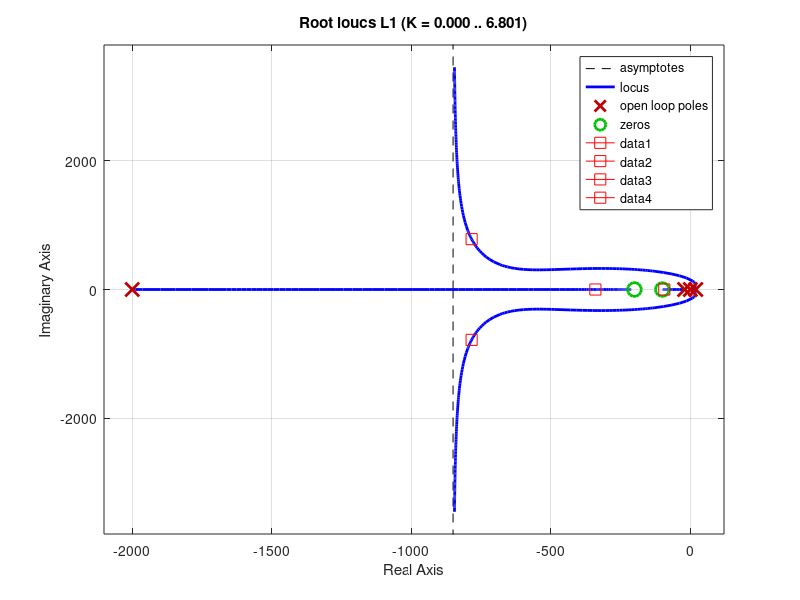
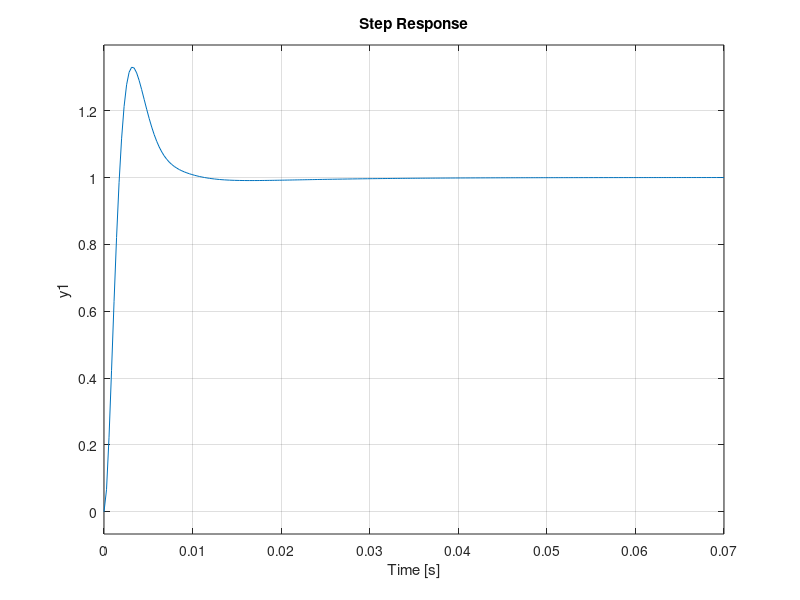
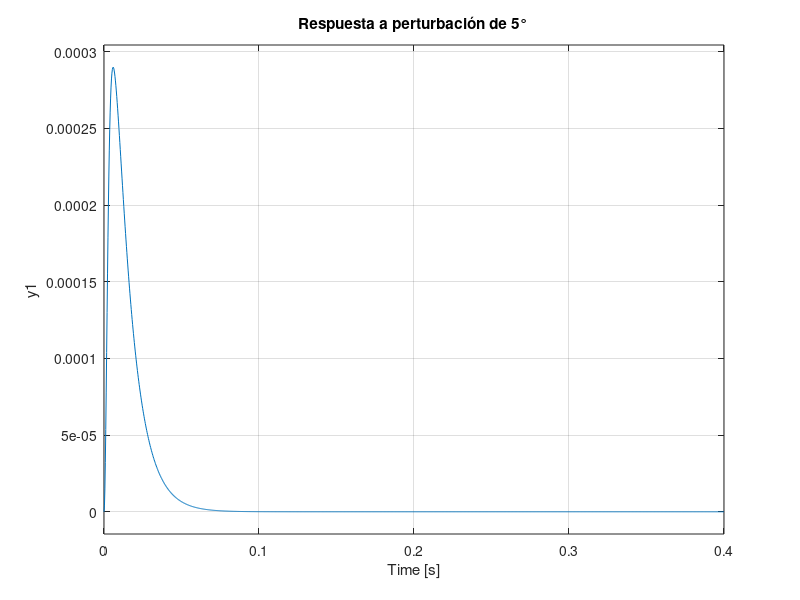
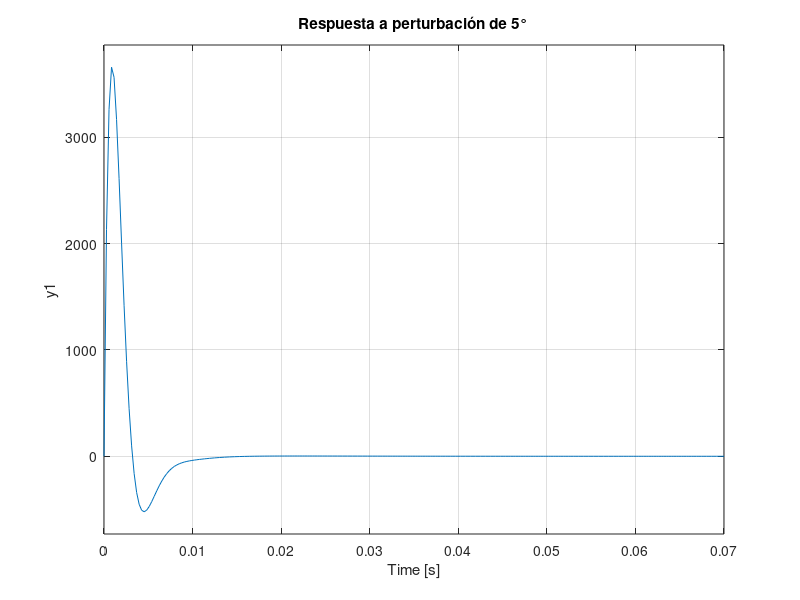

Write the MATLAB code that produced these figures, in order.
%Donde Theta_ref = 0
clear 
clc
s = tf('s');
m1 = 2;
g=9.8;
m2 = 3.5;
I1 = 0.32;
I2 = 0.0065;
L = 0.4;
r = 0.061;
a = m2*g*L;
H1 = (m1+m2)*r*r + I1;
H3 = m2*L*L + I2;
D = 0.01168;
G = ( -H1 + H3 )/( D*s*s -a*H1 )

%% diseño del controlador
%% adelanto
k=900;
z=-50;
p=1.5*z;
C = zpk([z],[p],k)
L1=C*G;

%C1=k;
%L2=C1*G;
%% PID
%k= 1000000; 
%z1=-300;
%z2=-400;
%p1=0;
%p2=10*real(z1);
k= 100000; 
z1=-100;
z2=-200;
p1=0;
p2=20*real(z1);
p= [p1 p2]
%p = [p1];
z = [z1 z2];

C = zpk([z],[p],k)
L1=C*G;
T=feedback(L1,1)
plc=pole(T);


T=feedback(L1,1);
plc=pole(T);
% plot de la region de diseno
delete(gcf)

figure(1)
rlocus(L1)


for i =1 : length(plc)
  line(real(plc(i)), imag(plc(i)),  'marker','square', 'color','r', 'markersize', 8)
end

figure(2)
step(T)
%xlim([0 60]) 
grid on

%% Respuesta a perturbacion
GP1 = G/(1+C*G);
figure(5)
step(5*GP1);
title('Respuesta a perturbación de 5°')

%%
figure(6)
impulse(5*T);
title('Respuesta a perturbación de 5°')


